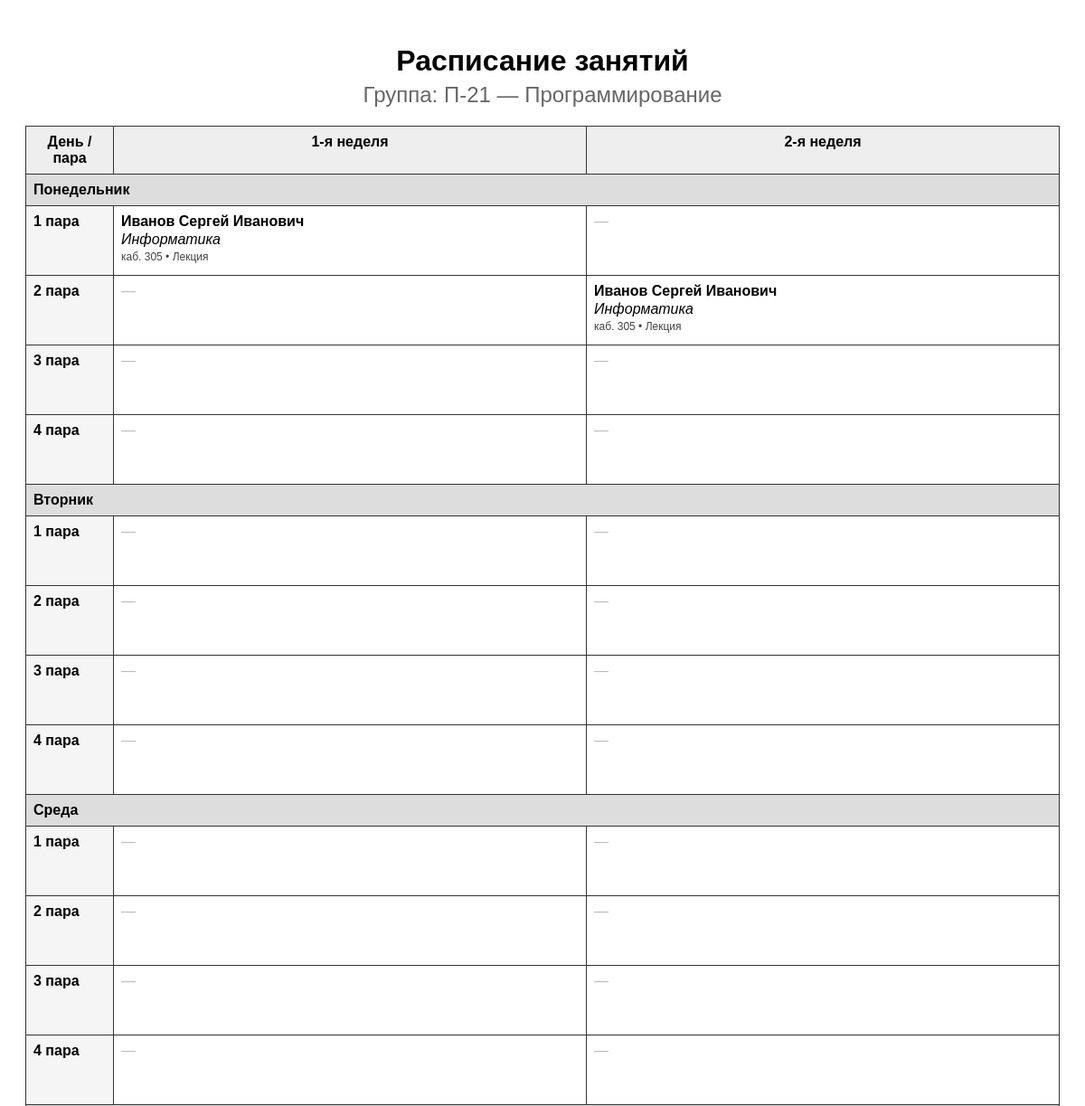
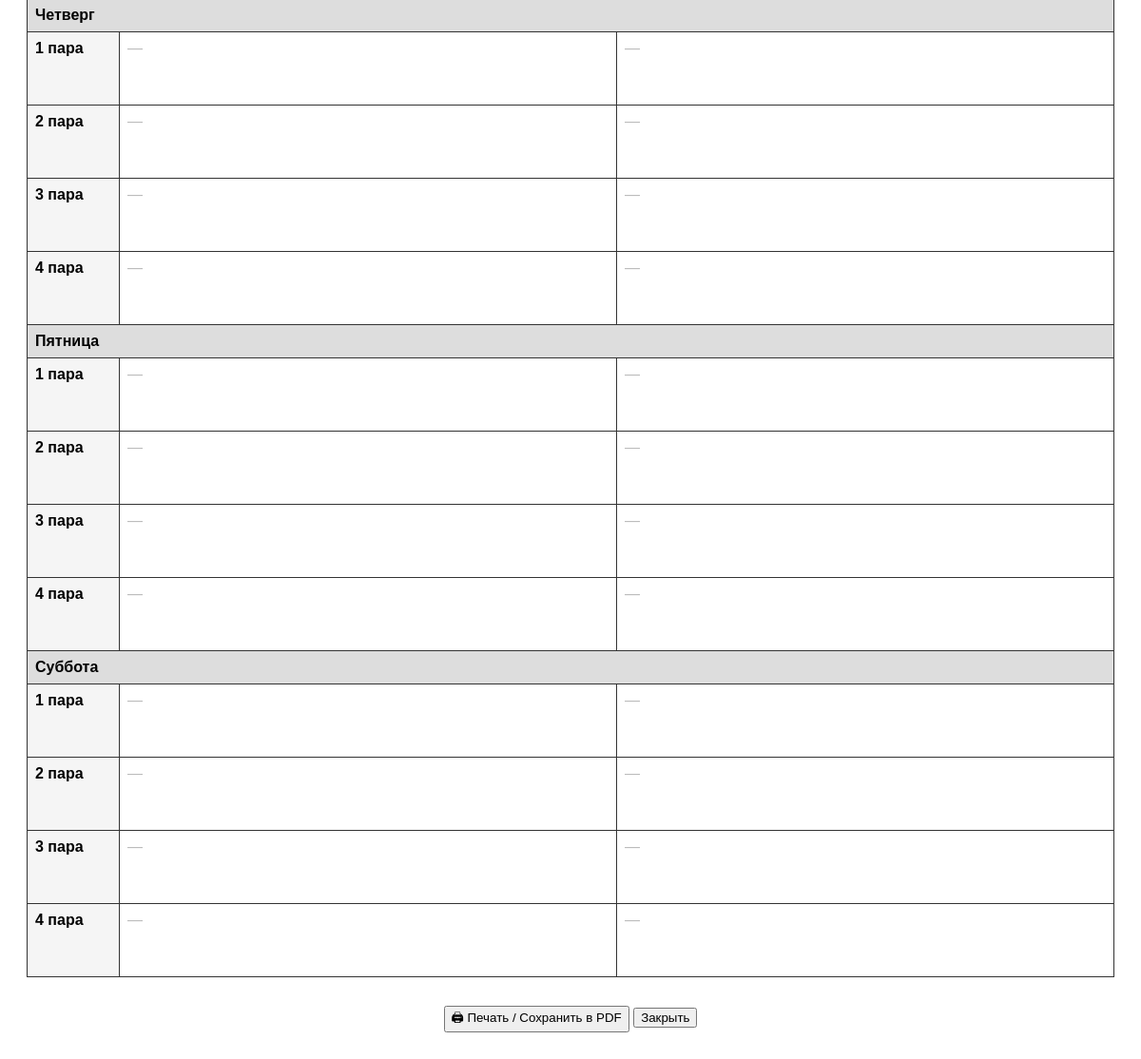
Screenshot of /print/group/1 with the database file from the repository (2 pictures, top to bottom).
### app/models.py (models this page shows)
class Group(db.Model):
    __tablename__ = 'groups'
    id = db.Column(db.Integer, primary_key=True)
    name = db.Column(db.String(50), unique=True, nullable=False)
    speciality = db.Column(db.String(100))
    course = db.Column(db.Integer)

class Teacher(db.Model):
    __tablename__ = 'teachers'
    id = db.Column(db.Integer, primary_key=True)
    name = db.Column(db.String(150), nullable=False)
    short_name = db.Column(db.String(20))
    color = db.Column(db.String(20), default='#3498db')
    subjects = db.relationship(
        'Subject',
        secondary=teacher_subjects,
        backref=db.backref('teachers', lazy='dynamic'),
        lazy='dynamic'
    )

class Subject(db.Model):
    __tablename__ = 'subjects'
    id = db.Column(db.Integer, primary_key=True)
    name = db.Column(db.String(150), nullable=False)
    short_name = db.Column(db.String(20))

class Classroom(db.Model):
    __tablename__ = 'classrooms'
    id = db.Column(db.Integer, primary_key=True)
    name = db.Column(db.String(50), nullable=False)
    title = db.Column(db.String(100))
    type = db.Column(db.String(50))
    seats = db.Column(db.Integer)

class Lesson(db.Model):
    __tablename__ = 'lessons'
    id = db.Column(db.Integer, primary_key=True)
    group_id = db.Column(db.Integer, db.ForeignKey('groups.id'))
    teacher_id = db.Column(db.Integer, db.ForeignKey('teachers.id'))
    subject_id = db.Column(db.Integer, db.ForeignKey('subjects.id'))
    classroom_id = db.Column(db.Integer, db.ForeignKey('classrooms.id'))
    day = db.Column(db.String(20))
    week1_lesson = db.Column(db.Integer)
    week2_lesson = db.Column(db.Integer)
    lesson_type = db.Column(db.String(50))
    group = db.relationship('Group')
    teacher = db.relationship('Teacher')
    subject = db.relationship('Subject')
    classroom = db.relationship('Classroom')

### app/schedule/routes.py (the view)
@schedule_bp.route('/print/group/<int:group_id>')
def print_group(group_id):
    group = Group.query.get_or_404(group_id)
    lessons = Lesson.query.filter_by(group_id=group_id).all()
    teachers = Teacher.query.all()
    subjects = Subject.query.all()
    days = ['Понедельник', 'Вторник', 'Среда', 'Четверг', 'Пятница', 'Суббота']
    paras = [1, 2, 3, 4]
    schedule = {d: {p: {'w1': None, 'w2': None} for p in paras} for d in days}
    for lesson in lessons:
        if lesson.day not in schedule:
            continue
        if lesson.week1_lesson and lesson.week1_lesson in paras:
            schedule[lesson.day][lesson.week1_lesson]['w1'] = lesson
        if lesson.week2_lesson and lesson.week2_lesson in paras:
            schedule[lesson.day][lesson.week2_lesson]['w2'] = lesson
    return render_template(
        'print_group.html',
        group=group,
        schedule=schedule,
        days=days,
        paras=paras,
        teachers=teachers,
        subjects=subjects
    )

### templates/print_group.html (shortened to what this page needs)
<!DOCTYPE html>
<html lang="ru">
<head>
</head>
<body>
<h1>Расписание занятий</h1>
<h2>Группа: {{ group.name }}{% if group.speciality %} — {{ group.speciality }}{% endif %}</h2>
<table>
    <thead>
        <tr>
            <th>День / пара</th>
            <th>1-я неделя</th>
            <th>2-я неделя</th>
        </tr>
    </thead>
    <tbody>
        {% for d in days %}
            <tr class="day-row">
                <td colspan="3">{{ d }}</td>
            </tr>
            {% for p in paras %}
                <tr>
                    <td class="para-num">{{ p }} пара</td>
                    <td class="lesson-cell">
                        {% set l = schedule[d][p]['w1'] %}
                        {% if l %}
                            {% set teacher = teachers | selectattr('id', 'equalto', l.teacher_id) | first %}
                            {% set subject = subjects | selectattr('id', 'equalto', l.subject_id) | first %}
                            <div class="lesson-teacher">{{ teacher.name if teacher else '?' }}</div>
                            <div class="lesson-subject">{{ subject.name if subject else '?' }}</div>
                            <div class="lesson-info">
                                {% if l.classroom %}каб. {{ l.classroom.name }}{% endif %}
                                {% if l.lesson_type %} • {{ l.lesson_type }}{% endif %}
                            </div>
                        {% else %}
                            <span style="color: #bbb;">—</span>
                        {% endif %}
                    </td>
                    <td class="lesson-cell">
                        {% set l = schedule[d][p]['w2'] %}
                        {% if l %}
                            {% set teacher = teachers | selectattr('id', 'equalto', l.teacher_id) | first %}
                            {% set subject = subjects | selectattr('id', 'equalto', l.subject_id) | first %}
                            <div class="lesson-teacher">{{ teacher.name if teacher else '?' }}</div>
                            <div class="lesson-subject">{{ subject.name if subject else '?' }}</div>
                            <div class="lesson-info">
                                {% if l.classroom %}каб. {{ l.classroom.name }}{% endif %}
                                {% if l.lesson_type %} • {{ l.lesson_type }}{% endif %}
                            </div>
                        {% else %}
                            <span style="color: #bbb;">—</span>
                        {% endif %}
                    </td>
                </tr>
            {% endfor %}
        {% endfor %}
    </tbody>
</table>
<p style="text-align: center; margin-top: 30px;">
    <button onclick="window.print()">🖨 Печать / Сохранить в PDF</button>
    <button onclick="window.close()">Закрыть</button>
</p>
</body>
</html>

### templates/print_group.html (style rules this page uses)
body { font-family: Arial, sans-serif; padding: 20px; }
h1 { text-align: center; margin-bottom: 5px; }
h2 { text-align: center; color: #666; font-weight: normal; margin-top: 0; }
table { border-collapse: collapse; width: 100%; margin-top: 20px; }
th, td { border: 1px solid #333; padding: 8px; vertical-align: top; }
th { background: #eee; text-align: center; }
.day-row td { background: #ddd; font-weight: bold; text-align: left; }
.para-num { background: #f5f5f5; font-weight: bold; width: 80px; text-align: left; }
.lesson-cell { min-width: 200px; height: 60px; }
.lesson-teacher { font-weight: bold; }
.lesson-subject { font-style: italic; margin: 2px 0; }
.lesson-info { font-size: 12px; color: #444; margin-top: 3px; }

### rows the page displays
Group: name "П-21", speciality "Программирование"
Teacher: name "Иванов Сергей Иванович", name "Иванов Сергей Иванович"
Subject: name "Информатика", name "Информатика"
Classroom: classroom.name "305", classroom.name "305"
Lesson: lesson_type "Лекция", lesson_type "Лекция"

### other values shown
{{ d }} "Понедельник" "Вторник" "Среда" "Четверг" "Пятница" "Суббота"
{{ p }} "1" "2" "3" "4" "1" "2" "3" "4" "1" "2" "3" "4" "1" "2" "3" "4" "1" "2" "3" "4" "1" "2" "3" "4"
